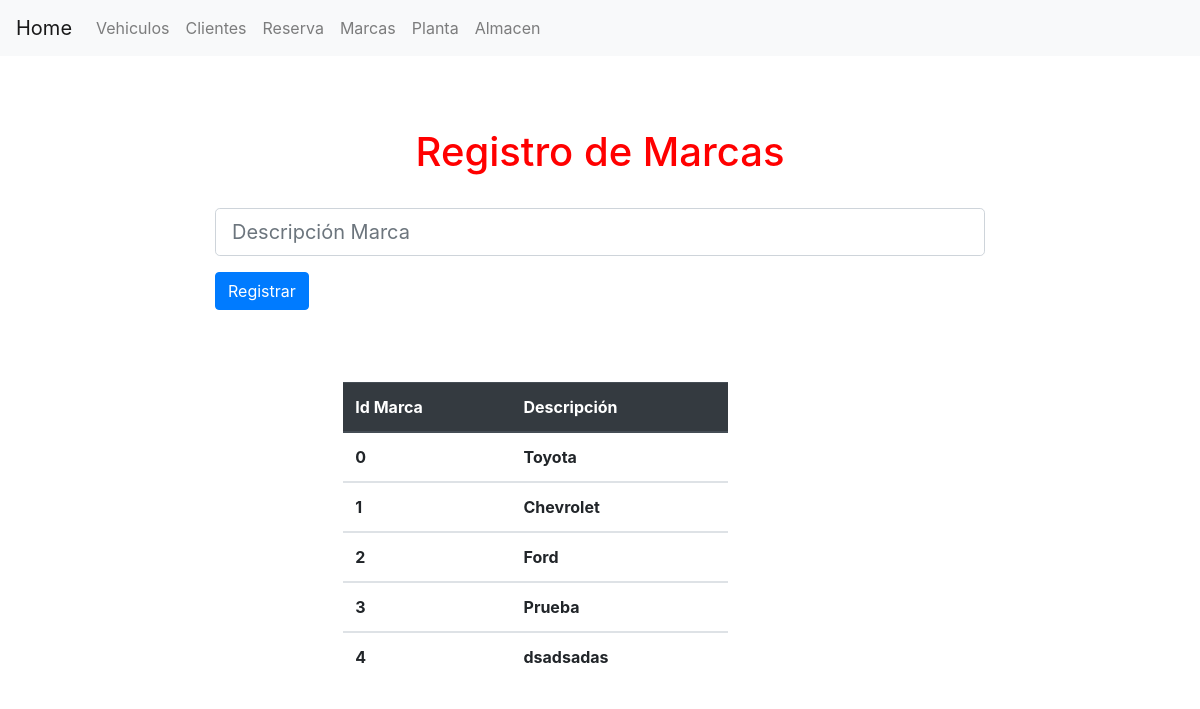
Page /core/marca.php on the committed database.
### tables this page shows
CREATE TABLE `tblmarca` (
  `idmarca` int(11) NOT NULL,
  `descmarca` varchar(50) NOT NULL
);

### core/marca.php (the view, shortened to what this page needs)
<?php
  include("header.php");
  $mysql = new connection();
  $conexion = $mysql->get_connection();
?>
<form class="col-md-8 offset-md-2" method="POST" action="../logica/registrar.php">
  <br>
      <h1>Registro de Marcas</h1>
  <br>
  <div class="form-group">
    <input class="form-control form-control-lg" type="text" placeholder="Descripción Marca" name="descMarca" onkeypress="return ((event.charCode >= 97 && event.charCode <= 122) || (event.charCode >= 65 && event.charCode <= 90) || event.charCode == 32)">
  </div>
  <input type="submit" class="btn btn-primary" name="registrarMarca" value="Registrar">
  <br><br><br><br>
  <table class="table col-md-6 offset-md-2">
  <thead class="thead-dark">
    <tr>
      <th scope="col">Id Marca</th>
      <th scope="col">Descripción</th>
    </tr>
  </thead>
  <tbody>
    <?php
      $statement = $conexion->prepare("CALL SP_listartablamarca()");
      $statement->execute();
      foreach($statement as $row){
    ?>
    <tr>
    <th scope="row"><?php echo $row['idmarca'] ?></th>
    <th scope="row"><?php echo $row['descmarca'] ?></th>
    </tr>
  </tbody>
    <?php
     }
  ?>
</table>
</form>
<?php include("footer.php"); ?>

### Styles/style.css (style rules this page uses)
h1 { text-align: center; color: red; }

### rows in the picture
tblmarca: idmarca "0", descmarca "Toyota"
tblmarca: idmarca "1", descmarca "Chevrolet"
tblmarca: idmarca "2", descmarca "Ford"
tblmarca: idmarca "3", descmarca "Prueba"
tblmarca: idmarca "4", descmarca "dsadsadas"
